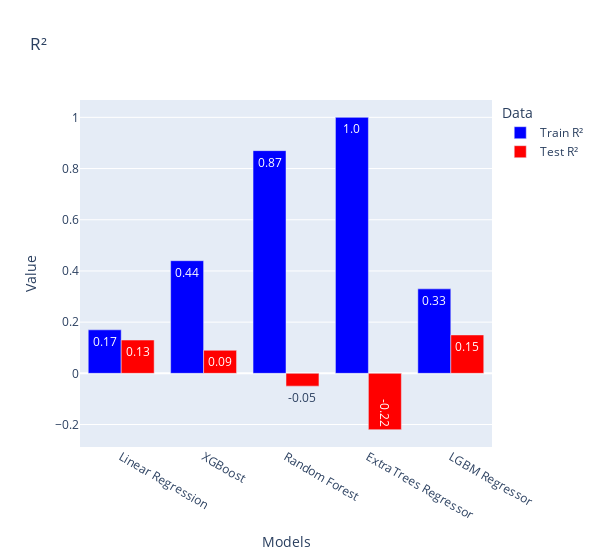

The notebook cell saved with this chart:
### Code cell
fig = go.Figure()

# Bar chart for R²
fig.add_trace(go.Bar(
    x=models,
    y=train_r2,
    name='Train R²',
    marker_color='blue',
    text=train_r2,  # Add this line to specify the text for each bar
    # 'auto' places the text inside the bars; you can also use 'outside' or 'inside'
    textposition='auto'
))

fig.add_trace(go.Bar(
    x=models,
    y=test_r2,
    name='Test R²',
    marker_color='red',
    text=test_r2,  # Add this line to specify the text for each bar
    # 'auto' places the text inside the bars; you can also use 'outside' or 'inside'
    textposition='auto'
))

# Update the layout
fig.update_layout(
    barmode='group',
    title='R²',
    xaxis_title='Models',
    yaxis_title='Value',
    legend_title='Data',
    width=600,
    # plot_bgcolor='rgba(0,0,0,0)',  # Set plot background color to transparent
    # paper_bgcolor='rgba(0,0,0,0)'
)

# Show the plot
fig.show()

### Figure 1 — Plotly figure (JSON) as saved in the notebook; plotly's stock layout.template omitted (floating-point values rounded to 4 significant figures)
{"data": [{"marker": {"color": "blue"}, "name": "Train R²", "text": ["0.17", "0.44", "0.87", "1.0", "0.33"], "textposition": "auto", "type": "bar", "x": ["Linear Regression", "XGBoost", "Random Forest", "ExtraTrees Regressor", "LGBM Regressor"], "y": [0.17, 0.44, 0.87, 1, 0.33]}, {"marker": {"color": "red"}, "name": "Test R²", "text": ["0.13", "0.09", "-0.05", "-0.22", "0.15"], "textposition": "auto", "type": "bar", "x": ["Linear Regression", "XGBoost", "Random Forest", "ExtraTrees Regressor", "LGBM Regressor"], "y": [0.13, 0.09, -0.05, -0.22, 0.15]}], "layout": {"barmode": "group", "legend": {"title": {"text": "Data"}}, "title": {"text": "R²"}, "width": 600, "xaxis": {"title": {"text": "Models"}}, "yaxis": {"title": {"text": "Value"}}}}
